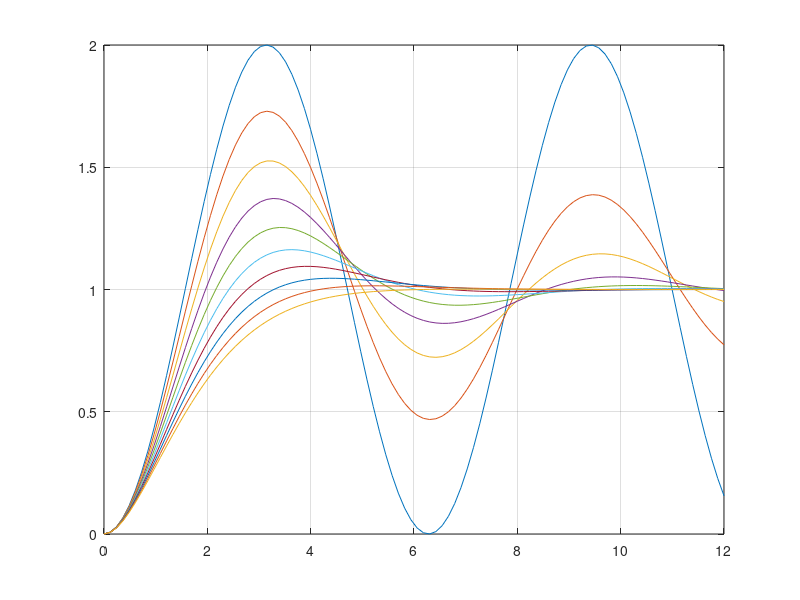
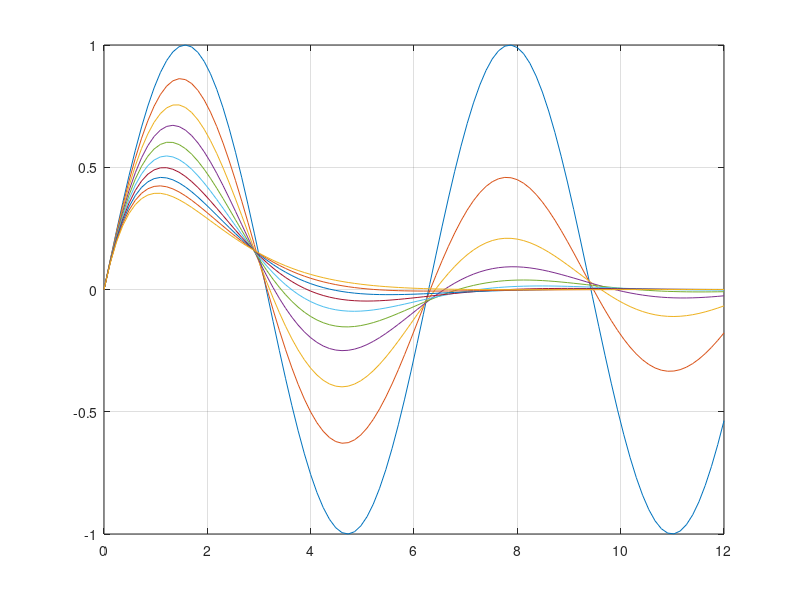

MATLAB code to generate these figures, in order:
wnt = linspace(0,12,100);
zeta = 0:0.1:0.9;
theta = -atan(zeta./(sqrt(1-zeta.^2)));
for i = 1:length(zeta)
k = sqrt(1-zeta(i)^2);
a = exp(-zeta(i)*wnt);
b = cos(k.*wnt+theta(i));
y=1-(a/k).*b;
h = (a/k).*sin(k*wnt);
figure(1)
plot(wnt,y)
hold on
grid on
figure(2)
plot(wnt,h)
hold on
grid on
end
